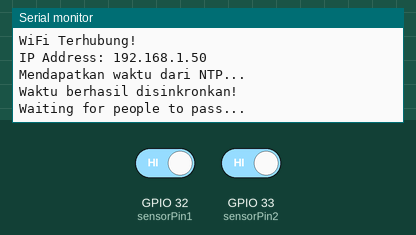
This sketch was run on a simulated ESP32. Shown: the last lines printed to the serial monitor. The test bench sets the inputs (shaded band); at power-on: GPIO 32 (sensorPin1) HIGH, GPIO 33 (sensorPin2) HIGH. WiFi joins after 1.5 s; servers stay silent unless stated; network time is answered at once with the bench clock; the local clock reads 2024-03-15 10:24:30 at power-on unless the sketch sets it.

Above: at 2.8 s.
2.9 s: GPIO 32 (sensorPin1) driven LOW
At 4.1 s:
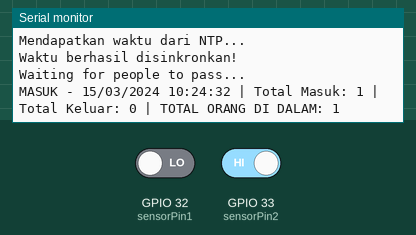
4.4 s: GPIO 33 (sensorPin2) driven LOW
At 5.5 s:
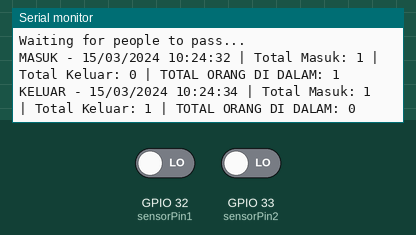

Measured:
- after the input at 2.9 s, the serial monitor: prints a new line at once (image 1)
- after the input at 4.4 s, the serial monitor: prints a new line at once (image 2)

The sketch:

Counter_Keluar_Masuk_Orang.ino
```cpp
#include <WiFi.h>
#include <NTPClient.h>
#include <WiFiUdp.h>
#include <time.h>
#include <ThingSpeak.h>

const char* ssid = "YOUR WIFI";
const char* password = "YOUR PASSWORD";

unsigned long myChannelNumber = "CHANNEL NUMBER";
const char * myWriteAPIKey = "API KEY";

const int sensorPin1 = 32;
const int sensorPin2 = 33;

volatile int peopleIn = 0;
volatile int peopleOut = 0;
int peopleInside = 0;

int lastPeopleIn = 0;
int lastPeopleOut = 0;

int lastSensorState1 = HIGH;
int lastSensorState2 = HIGH;

unsigned long lastSensor1TriggerTime = 0;
unsigned long lastSensor2TriggerTime = 0;
const unsigned long debounceDelay = 200;

unsigned long lastThingSpeakUpdateTime = 0;
const unsigned long thingSpeakMinInterval = 18000;

WiFiUDP ntpUDP;
NTPClient timeClient(ntpUDP, "pool.ntp.org", 7 * 3600);

char formattedDate[12];
char formattedTime[9];

WiFiClient client;

void setup() {
  Serial.begin(115200);
  delay(100);

  Serial.println("===================================");
  Serial.println("   IoT People Counter - ESP32    ");
  Serial.println("   (Mode Independent Counter)    ");
  Serial.println("   (ThingSpeak Update on Change) ");
  Serial.println("===================================");

  Serial.print("Menghubungkan ke WiFi ");
  Serial.println(ssid);
  WiFi.begin(ssid, password);
  int connectAttempts = 0;
  while (WiFi.status() != WL_CONNECTED && connectAttempts < 30) {
    delay(500);
    Serial.print(".");
    connectAttempts++;
  }

  if (WiFi.status() == WL_CONNECTED) {
    Serial.println("\nWiFi Terhubung!");
    Serial.print("IP Address: ");
    Serial.println(WiFi.localIP());

    timeClient.begin();
    Serial.println("Mendapatkan waktu dari NTP...");
    while (!timeClient.update()) {
      timeClient.forceUpdate();
      delay(500);
      Serial.print(".");
    }
    Serial.println("\nWaktu berhasil disinkronkan!");
    configTime(7 * 3600, 0, "pool.ntp.org", "time.nist.gov");

    ThingSpeak.begin(client);
  } else {
    Serial.println("\nGagal terhubung ke WiFi. Waktu tidak akan realtime dan data tidak terkirim ke ThingSpeak.");
    Serial.println("Pastikan SSID dan Password WiFi benar, dan ESP32 dalam jangkauan.");
  }

  Serial.println("Waiting for people to pass...");

  pinMode(sensorPin1, INPUT);
  pinMode(sensorPin2, INPUT);
}

void loop() {
  timeClient.update();

  time_t epochTime = timeClient.getEpochTime();
  struct tm *timeinfo;
  timeinfo = localtime(&epochTime);

  strftime(formattedDate, sizeof(formattedDate), "%d/%m/%Y", timeinfo);
  strftime(formattedTime, sizeof(formattedTime), "%H:%M:%S", timeinfo);

  int currentSensorState1 = digitalRead(sensorPin1);
  int currentSensorState2 = digitalRead(sensorPin2);

  unsigned long currentTime = millis();

  bool dataChanged = false; // Flag untuk menandai apakah ada perubahan data yang perlu dikirim

  if (currentSensorState1 == LOW && lastSensorState1 == HIGH &&
      (currentTime - lastSensor1TriggerTime > debounceDelay)) {

    peopleIn++;
    peopleInside++;
    dataChanged = true;

    Serial.print("MASUK - ");
    Serial.print(formattedDate);
    Serial.print(" ");
    Serial.print(formattedTime);
    Serial.print(" | Total Masuk: ");
    Serial.print(peopleIn);
    Serial.print(" | Total Keluar: ");
    Serial.print(peopleOut);
    Serial.print(" | TOTAL ORANG DI DALAM: ");
    Serial.println(peopleInside);
    lastSensor1TriggerTime = currentTime;
    delay(50);
  }

  if (currentSensorState2 == LOW && lastSensorState2 == HIGH &&
      (currentTime - lastSensor2TriggerTime > debounceDelay)) {

    peopleOut++;
    peopleInside--;
    if (peopleInside < 0) {
      peopleInside = 0;
    }
    dataChanged = true;

    Serial.print("KELUAR - ");
    Serial.print(formattedDate);
    Serial.print(" ");
    Serial.print(formattedTime);
    Serial.print(" | Total Masuk: ");
    Serial.print(peopleIn);
    Serial.print(" | Total Keluar: ");
    Serial.print(peopleOut);
    Serial.print(" | TOTAL ORANG DI DALAM: ");
    Serial.println(peopleInside);
    lastSensor2TriggerTime = currentTime;
    delay(50);
  }

  lastSensorState1 = currentSensorState1;
  lastSensorState2 = currentSensorState2;

  if (WiFi.status() == WL_CONNECTED &&
      (peopleIn != lastPeopleIn || peopleOut != lastPeopleOut) &&
      (currentTime - lastThingSpeakUpdateTime > thingSpeakMinInterval)) {

    Serial.println("Mengirim data ke ThingSpeak (perubahan terdeteksi)...");

    ThingSpeak.setField(1, peopleIn);
    ThingSpeak.setField(2, peopleOut);
    ThingSpeak.setField(3, peopleInside);

    int x = ThingSpeak.writeFields(myChannelNumber, myWriteAPIKey);
    if (x == 200) {
      Serial.println("Data berhasil terkirim ke ThingSpeak.");
      lastPeopleIn = peopleIn;
      lastPeopleOut = peopleOut;
    } else {
      Serial.print("Gagal mengirim data ke ThingSpeak, HTTP error code ");
      Serial.println(x);
    }
    lastThingSpeakUpdateTime = currentTime;
  }

  delay(10);
}
```
